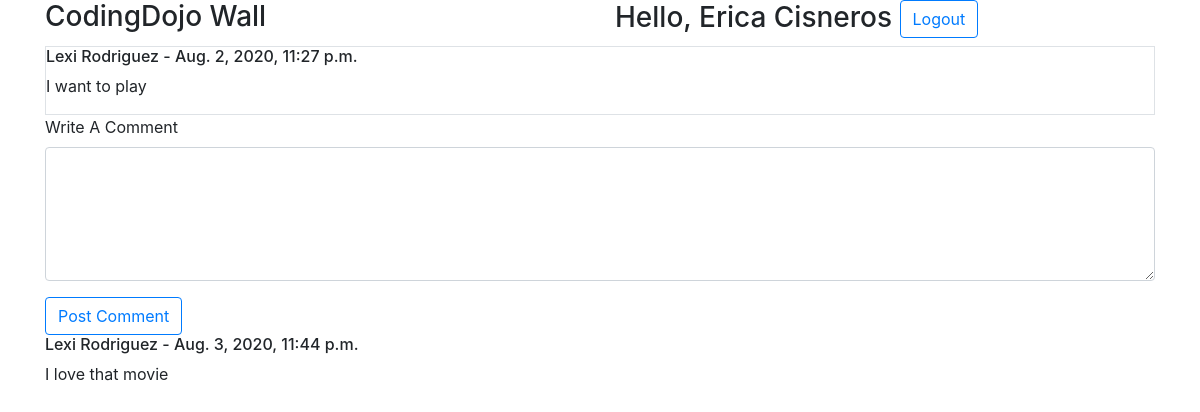
The page /show/2 (signed in) on the database its author committed.
### home/models.py (models this page shows)
class User(models.Model):
    first_name = models.CharField(max_length=255)
    last_name = models.CharField(max_length=255)
    username = models.CharField(max_length=255)
    password = models.CharField(max_length=255)
    created_at = models.DateTimeField(auto_now_add=True)
    updated_at = models.DateTimeField(auto_now=True)
    objects = UserManager()

class Message(models.Model):
    message = models.TextField()
    author = models.ForeignKey(User, related_name='messages', on_delete = models.CASCADE)
    created_at = models.DateTimeField(auto_now_add=True)
    updated_at = models.DateTimeField(auto_now=True)

class Comment(models.Model):
    comment = models.TextField()
    author = models.ForeignKey(User, related_name='comments', on_delete = models.CASCADE)
    message = models.ForeignKey(Message, related_name='comments_in_message', on_delete = models.CASCADE)
    created_at = models.DateTimeField(auto_now_add=True)
    updated_at = models.DateTimeField(auto_now=True)

### home/views.py (the view)
# urls.py: path('post', views.post),
def post(request, post_id):
    context = {
        'user' : User.objects.get(id=request.session['user_id']),
        'post' : Message.objects.get(id=post_id),
        'comments' : Comment.objects.order_by('id')
    }
    return render(request,'show.html', context)

### home/templates/show.html (shortened to what this page needs)
<!DOCTYPE html>
<html lang="en">
<head>
    <link rel="stylesheet" href="https://stackpath.bootstrapcdn.com/bootstrap/4.5.0/css/bootstrap.min.css">
</head>
<body>
    <div class="container">
            <div class="row">
                <div class="col">
                    <h3>CodingDojo Wall</h3>
                </div>
                <div class="col">
                    <h3>Hello, {{ user.first_name }} {{ user.last_name}} <a href="/logout" class="btn btn-outline-primary">Logout</a></h3>
                </div>
            </div>
            <div >
                    <div class="border">
                        <h6>{{ post.author.first_name }} {{ post.author.last_name }} - {{ post.created_at }}</h6>
                        <p>{{ post.message }}</p>
                    </div>
                    <div>
                        <form action="/comment/{{ post.id }}" method="POST">
                            <div class="form-group">
                                <label for="comment">Write A Comment </label>
                                <textarea class="form-control" name="comment" id="comment" rows="5" cols="45"></textarea>
                            </div>
                            <button type="submit" class="btn btn-outline-primary">Post Comment</button>
                        </form>
                        {% for comment in comments %}
                        <div>
                            <h6>{{ comment.author.first_name }} {{ comment.author.last_name }} - {{ comment.created_at }}</h6>
                            <p>{{ comment.comment }}</p>
                        </div>
                        {% endfor %}
                    </div>
            </div>
    </div>
</body>
</html>

### rows shown on the page
User: first_name "Erica", last_name "Cisneros"
Message: author.first_name "Lexi", author.last_name "Rodriguez", created_at "Aug. 2, 2020, 11:27 p.m.", message "I want to play"
Comment: author.first_name "Lexi", author.last_name "Rodriguez", created_at "Aug. 3, 2020, 11:44 p.m.", comment "I love that movie"
